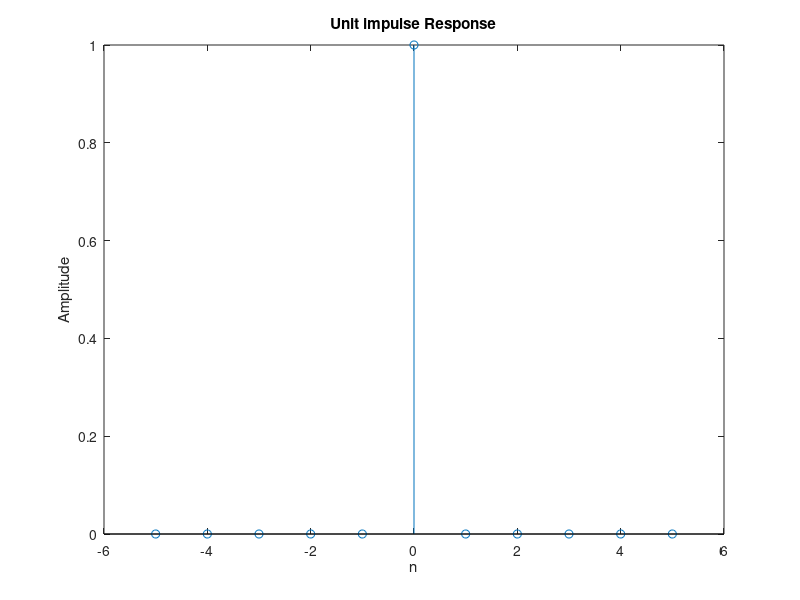

Write the MATLAB code that produced this figure.
% clc;
% close all;
% clear all;
% n = -10 : 10;
% u = [zeros(1 , 10) 1 zeros(1,10)];
% stem(n , u);
% axis([-12 12 -1 2]);
% xlabel('Time Index');
% ylabel('Amplitude');
% title('Unit sample Sequence');
N=input('Enter the size of sequence=');
t=-N:N;
l=length(t);
for ii=1:l
    if t(ii)==0
        seq(ii)=1
    else
        seq(ii)=0
    end
end
stem (t,seq);
title('Unit impulse Response');
xlabel('n');
ylabel('Amplitude');